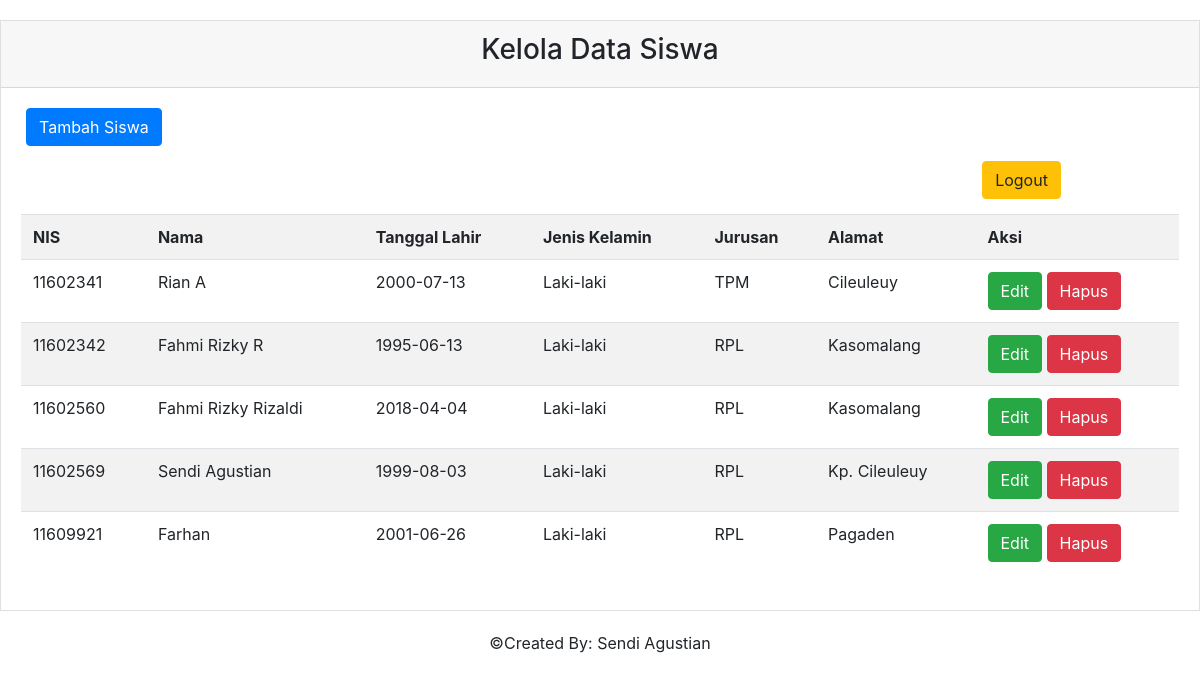
/index.php/siswa, run on the app's committed database.
### tables this page shows
CREATE TABLE `siswa` (
  `nis` varchar(11) NOT NULL,
  `nama` varchar(50) NOT NULL,
  `tanggal_lahir` date NOT NULL,
  `jenis_kelamin` varchar(10) NOT NULL,
  `jurusan` enum('PG','TPM','TSM','RPL','TKJ','AP','AK','PS') NOT NULL,
  `alamat` text NOT NULL
);

### application/controllers/Siswa.php (called while the page is built, shortened)
<?php if ( ! defined('BASEPATH')) exit('No direct script access allowed');
class Siswa extends CI_Controller {
  public function __construct(){
    $this->load->model('SiswaModel');
  }
  public function index(){
    $data['siswa'] = $this->SiswaModel->view();
    $this->load->view('siswa/index', $data);
    $this->load->view('defaul');
  }
}

### index.php (called while the page is built, shortened)
<?php
require_once BASEPATH.'core/CodeIgniter.php';

### application/models/SiswaModel.php (called while the page is built, shortened)
<?php if ( ! defined('BASEPATH')) exit('No direct script access allowed');
class SiswaModel extends CI_Model {
  public function view(){
    return $this->db->get('siswa')->result();
  }
}

### application/views/siswa/index.php (the view, shortened to what this page needs)
<html>
  <head>
  </head>
  <body>
    <div class="card card-default" style="border-radius: 0px;margin: 20px 0;">
         <div class="card-header" align="center">
          <h3>Kelola Data Siswa</h3>
         </div>
      <div class="card-body">
          <?php
            echo anchor('siswa/tambah','Tambah Siswa','class="btn btn-primary" style="margin:0
              5px; margin-bottom:15px;"');
            echo anchor('awal','Logout','class="btn btn-warning" style=" margin:0 5px; margin-bottom:15px; margin-left:83%;"')
          ?>
          <table class="table table-striped" align="center">
            <tr >
              <th scope="col">NIS</th>
              <th scope="col">Nama</th>
              <th scope="col">Tanggal Lahir</th>
              <th scope="col">Jenis Kelamin</th>
              <th scope="col">Jurusan</th>
              <th scope="col">Alamat</th>
              <th scope="col" >Aksi</th>
            </tr>
            <?php
            if( ! empty($siswa)){
              foreach($siswa as $data){
                echo '<tr>
                <td>'.$data->nis.'</td>
                <td>'.$data->nama.'</td>
                <td>'.$data->tanggal_lahir.'</td>
                <td>'.$data->jenis_kelamin.'</td>
                <td>'.$data->jurusan.'</td>
                <td>'.$data->alamat.'</td>
                <td>
                '.anchor('siswa/ubah/'.$data->nis, 'Edit', 'class="btn btn-xs btn-success"').'
                '.anchor('siswa/hapus/'.$data->nis, 'Hapus', 'class="btn btn-xs btn-danger"').'
                </td>
                </tr>';
              }
            }else{
              echo "<tr><td align='center' colspan='7'>Data Tidak Ada</td></tr>";
            }
            ?>
          </table>
        </div>
        </div>
<div align="center">&copy;Created By: Sendi Agustian</div>
  </body>
</html>

### application/views/defaul.php (shortened to what this page needs)
<link rel="stylesheet" href="<?php echo base_url('assets/css/bootstrap.min.css'); ?>">
<link rel="stylesheet" href="<?php echo base_url('assets/css/css.css'); ?>">

### data on the page
siswa: nis "11602341", nama "Rian A", tanggal_lahir "2000-07-13", jenis_kelamin "Laki-laki", jurusan "TPM", alamat "Cileuleuy", nis "Edit", nis "Hapus"
siswa: nis "11602342", nama "Fahmi Rizky R", tanggal_lahir "1995-06-13", jenis_kelamin "Laki-laki", jurusan "RPL", alamat "Kasomalang", nis "Edit", nis "Hapus"
siswa: nis "11602560", nama "Fahmi Rizky Rizaldi", tanggal_lahir "2018-04-04", jenis_kelamin "Laki-laki", jurusan "RPL", alamat "Kasomalang", nis "Edit", nis "Hapus"
siswa: nis "11602569", nama "Sendi Agustian", tanggal_lahir "1999-08-03", jenis_kelamin "Laki-laki", jurusan "RPL", alamat "Kp. Cileuleuy", nis "Edit", nis "Hapus"
siswa: nis "11609921", nama "Farhan", tanggal_lahir "2001-06-26", jenis_kelamin "Laki-laki", jurusan "RPL", alamat "Pagaden", nis "Edit", nis "Hapus"
